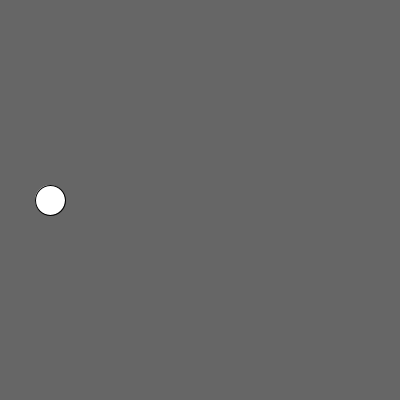
Frame 1 (no input)
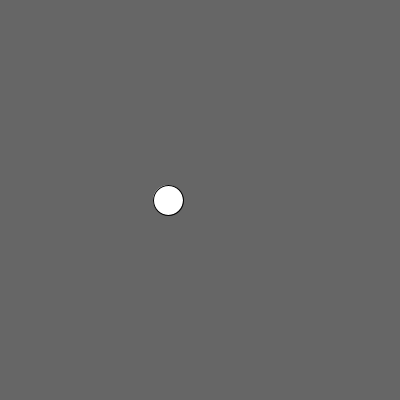
Frame 60 (the mouse pressed at the canvas centre just before this capture)
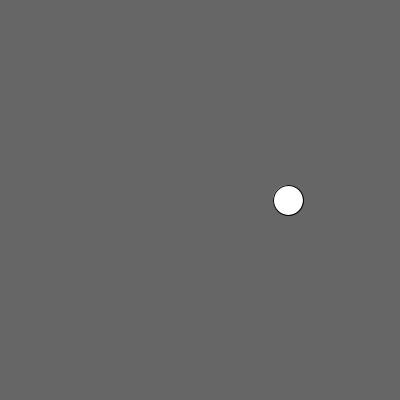
Frame 120 (the mouse held since frame 60 and released just before this capture)

The Processing sketch that drew these frames (run headless with seeded random() and noise(); from frame 60 on, the mouse is pressed at the canvas centre):

// Processing sketch: bouncing_ball
// ── bouncing_ball.pde

int direction=1;
int speed = 2;

int x = 50;  //Startposition
int y=200;

final int DIAMETER_CIRCLE=30;

//setup() wird einmal beim Programmstart aufgerufen
void setup() {
  size(400, 400);
}

//draw() wird 60 mal pro Sekunde aufgerufen
void draw() {

  background(102);   //"löscht" das gesamte Zeichenfeld

  circle(x, y, DIAMETER_CIRCLE);

  //ändere die Richtung jeweils an den Grenzen des Zeichenfelds
  if (x>400-DIAMETER_CIRCLE/2 || x<0+DIAMETER_CIRCLE/2) {
    direction = direction * -1;
  }

  x = x+speed*direction;  //setze x neu für den nächsten Aufruf von draw()
}
